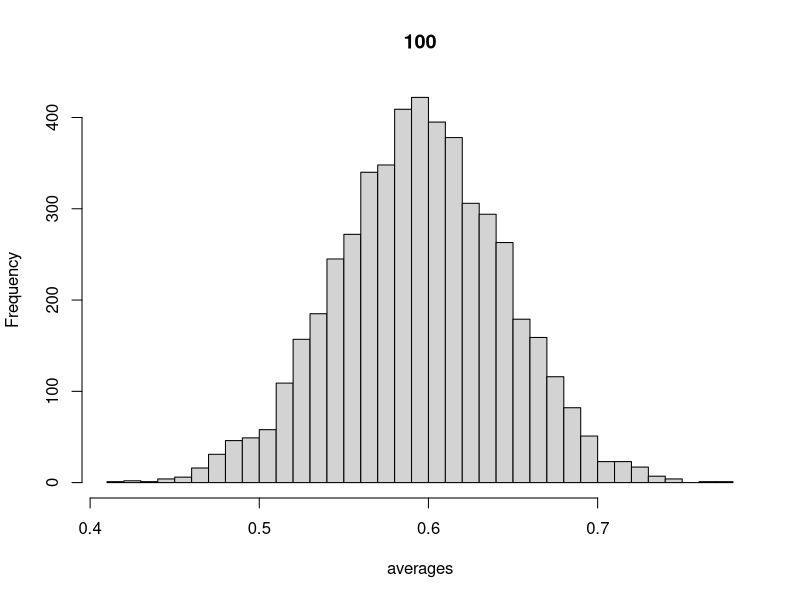
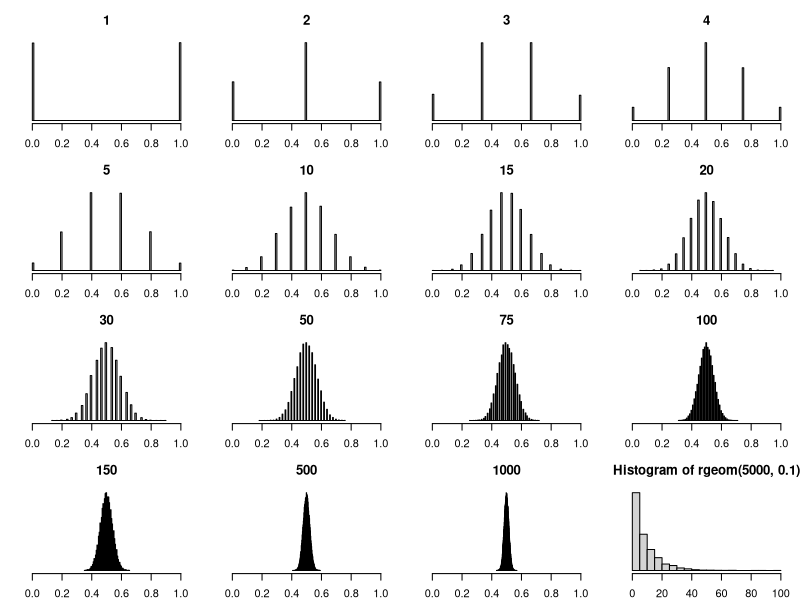
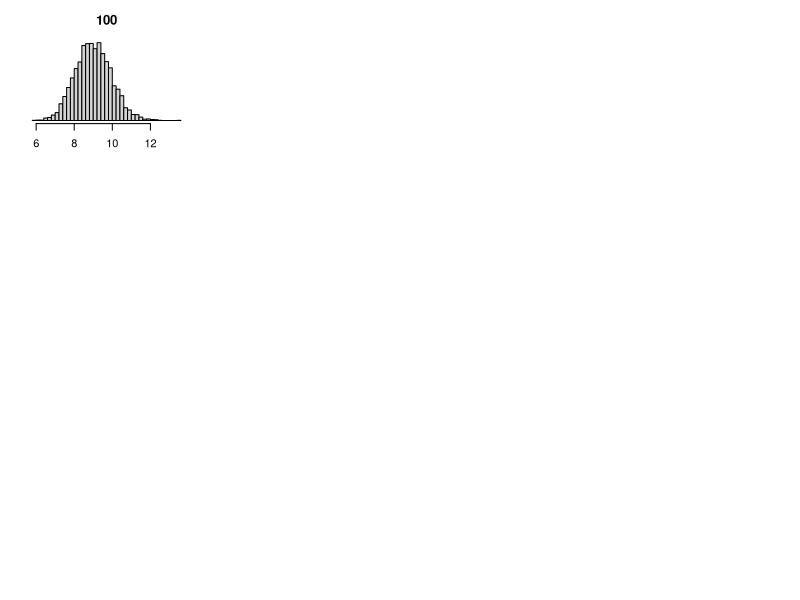
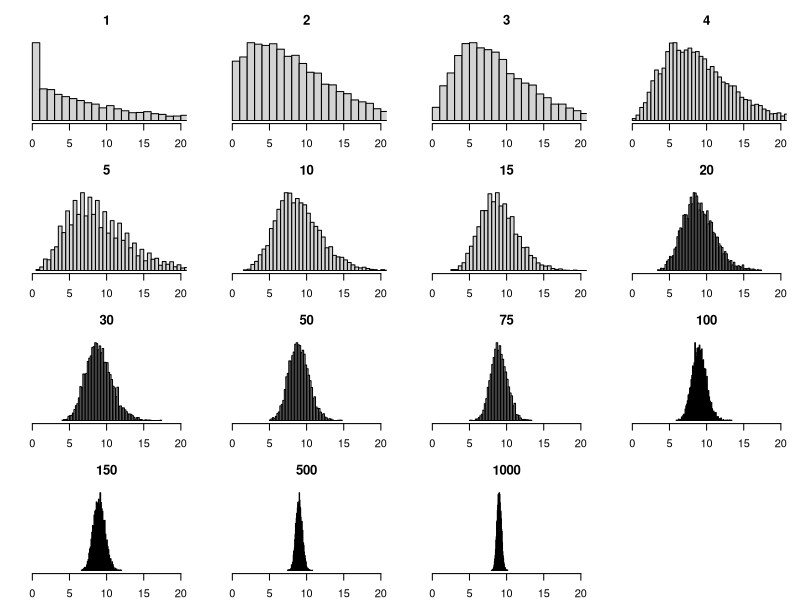
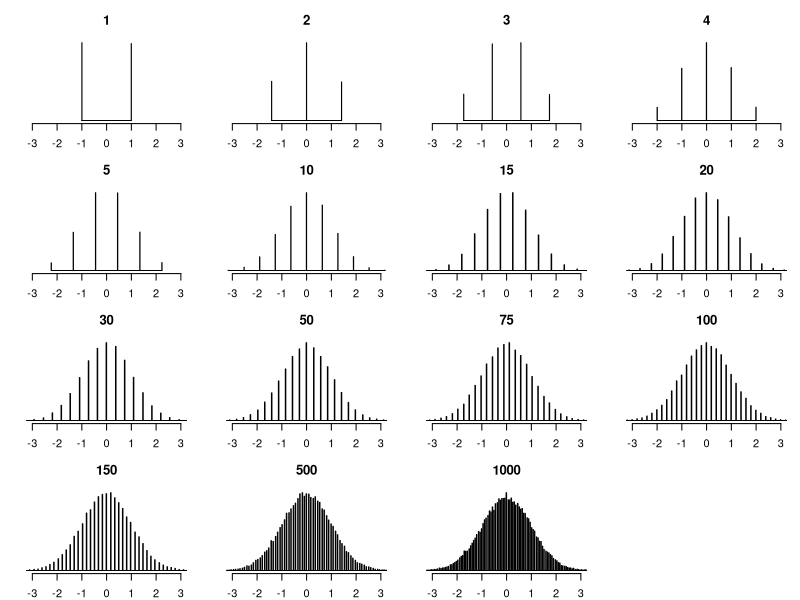
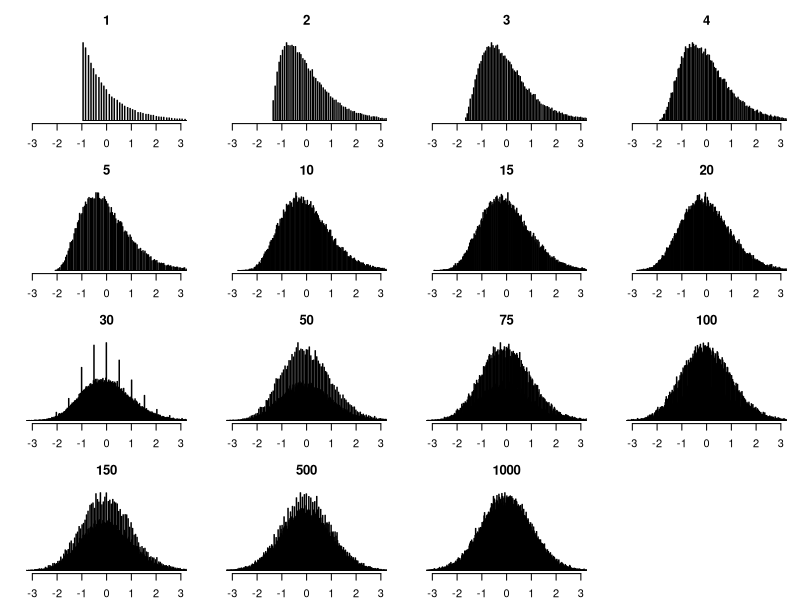

The R source for these figures, in order:
## ---- chunk 1
generateLotsOfBernoulliAverages = function(n, reps, p) rbinom(n = reps, size = n, p)/n

## ---- chunk 2
averages = generateLotsOfBernoulliAverages(100, 5000, .6)
hist(averages, breaks= 40, main = 100)
## ---- chunk 3
library(magrittr)
makeOne = function(n,...){
  generateLotsOfBernoulliAverages(n, 50000, .5) %>% hist(breaks =100, main = n,...)
}
par(mfrow = c(4,4), mar = c(2,2,3,1), bty = "n", yaxt = "n")
for(j in c(1,2,3,4,5,10,15,20,30,50,75,100,150, 500,1000)) makeOne(j, ylab = "", xlim = c(0,1))
## ---- chunk 4
hist(rgeom(5000, .1), breaks = 20)
## ---- chunk 5
# this is a crazy function to generate lots of averages from the function "simulator".  reps is the number of averages you want.   n is the number of samples you want in each average.  ... is any other arguments needed for simulator.
generateLotsOfAverages = function(simulator,n, reps, ...) colMeans(matrix(simulator(n = reps*n,...), ncol = reps))
## ---- chunk 6
averages = generateLotsOfAverages(rgeom, 100, 5000, prob = .1)
hist(averages, breaks= 40, main = 100)
## ---- chunk 7

par(mfrow = c(4,4), mar = c(2,2,3,1), bty = "n", yaxt = "n")
for(j in c(1,2,3,4,5,10,15,20,30,50,75,100,150, 500,1000)) generateLotsOfAverages(rgeom, j, 5000, prob = .1) %>% 
hist(breaks = 57, main = j, ylab = "", xlim = c(0,20))
## ---- chunk 8
makeOne = function(n,...){
  ((generateLotsOfBernoulliAverages(n, 50000, .5)-.5)*sqrt(n)/.5) %>% hist(breaks =500, main = n,...)
}
par(mfrow = c(4,4), mar = c(2,2,3,1), bty = "n", yaxt = "n")
for(j in c(1,2,3,4,5,10,15,20,30,50,75,100,150, 500,1000)) makeOne(j, ylab = "", xlim = c(-3,3))
## ---- chunk 9

par(mfrow = c(4,4), mar = c(2,2,3,1), bty = "n", yaxt = "n")
for(j in c(1,2,3,4,5,10,15,20,30,50,75,100,150, 500,1000)){
  ((generateLotsOfAverages(rgeom, j, 50000, prob = .1)-9)*sqrt(j)/sqrt(.9/.1^2)) %>% 
hist(breaks = 500, main = j, ylab = "", xlim = c(-3,3))
}
